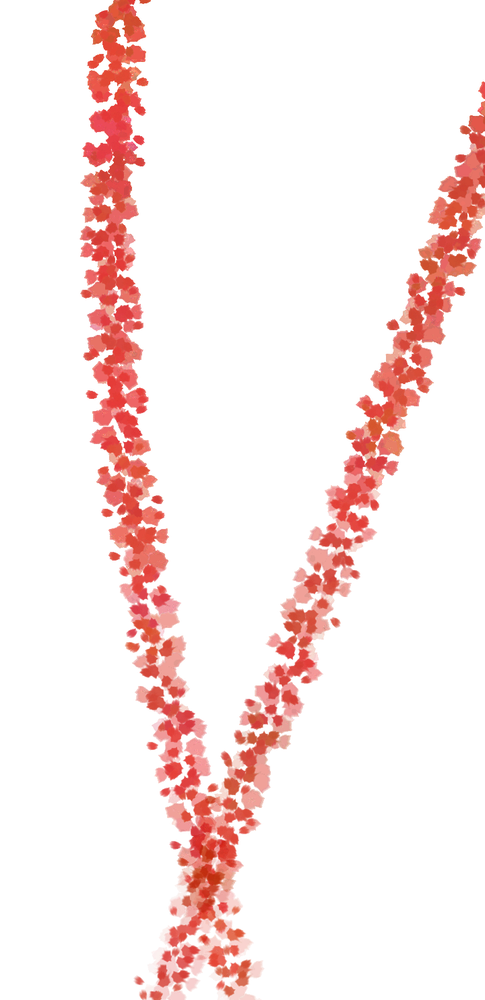
#> input picture AnimatePlease2/imgs/Layer 1.png, 485 x 1000 px, shrunk from 720 x 1484 before the run; its folder holds 4 pictures in this run
$ python geminigifscript.py
#> lines starting #> are read from the running program, lines starting #| are printed output that depends on the picture
import os
import glob
from PIL import Image

def create_gif_from_directory(folder_path, output_gif_path, duration_ms=100):
    """
    Creates an animated GIF from all images in a specified folder.

    :param folder_path: Path to the directory containing the images.
    :param output_gif_path: Filename for the output GIF (e.g., 'output.gif').
    :param duration_ms: Duration each frame is displayed, in milliseconds (default is 100ms).
    """
#> called with folder_path = 'imgs', output_gif_path = 'my_animation.gif', duration_ms = 42
    # 1. Get a list of all image file paths
    # glob.glob finds all files matching a pattern. Sorting ensures correct order.
    # Adjust the pattern (e.g., '*.png') to match your image file types.
    image_paths = sorted(glob.glob(os.path.join(folder_path, '*.png')))

    if not image_paths:
        print(f"No images found in {folder_path} matching '*.png'")
        return

    # 2. Load the images
    images = []
    for file_path in image_paths:
        try:
            img = Image.open(file_path).convert('RGB')
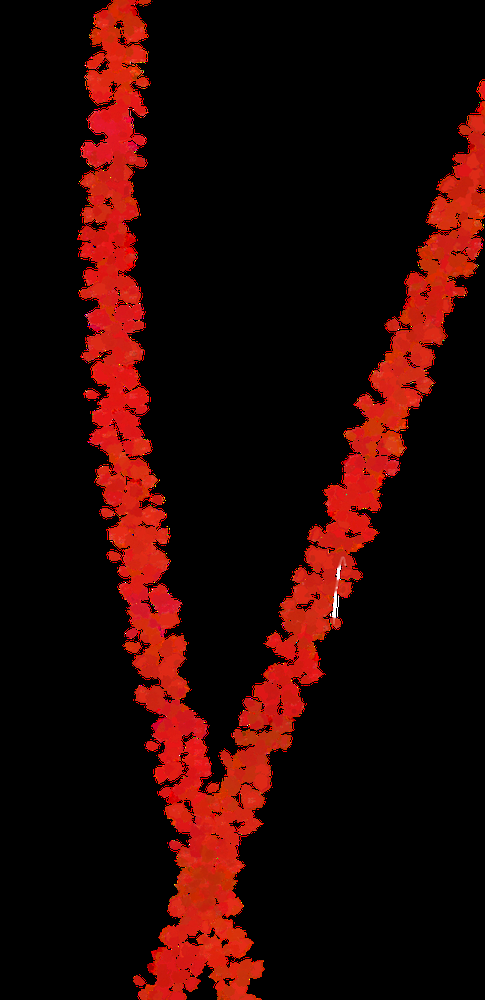
#> img: PIL image 485x1000 RGB; mean R, G, B 37.9, 6.1, 3.3
            images.append(img)
        except Exception as e:
            print(f"Error loading image {file_path}: {e}")
#> pass 2 of the loop in create_gif_from_directory, `for file_path in image_paths:`:
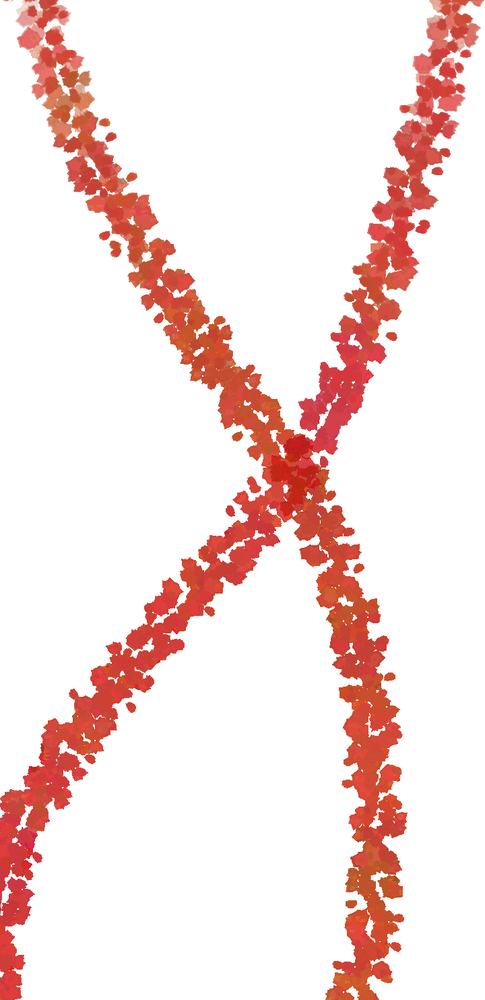
#> input picture AnimatePlease2/imgs/Layer 10.png, 485 x 1000 px, shrunk from 720 x 1484 before the run
#> in create_gif_from_directory, `img = Image.open(file_path).convert('RGB')`:
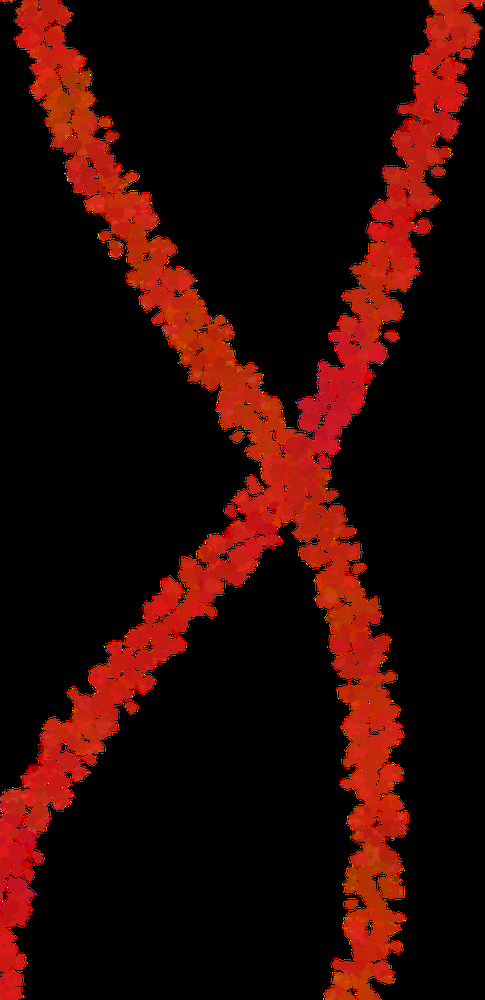
#> img: PIL image 485x1000 RGB; mean R, G, B 40.7, 7.3, 3.2
#> pass 3 of the loop in create_gif_from_directory, `for file_path in image_paths:`:
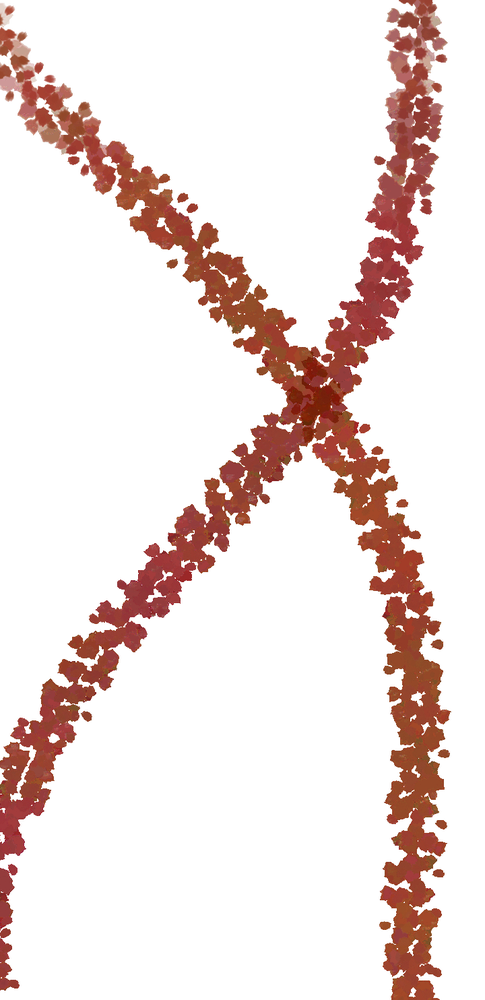
#> input picture AnimatePlease2/imgs/Layer 11.png, 485 x 1000 px, shrunk from 720 x 1484 before the run
#> in create_gif_from_directory, `img = Image.open(file_path).convert('RGB')`:
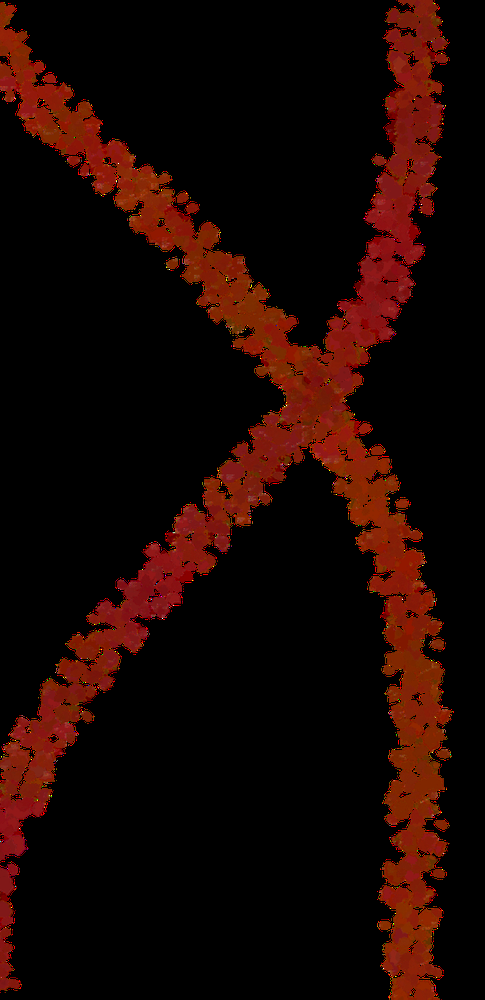
#> img: PIL image 485x1000 RGB; mean R, G, B 27.1, 6.1, 1.9
#> the loop made 4 passes; the first 3 are shown

    if not images:
        print("Could not load any images.")
        return

    # 3. Create and save the GIF
    # The first image is used as the base, and remaining frames are appended.
    first_frame = images[0]
    first_frame.save(
        output_gif_path,
        save_all=True,
        append_images=images[1:], # Append all frames except the first one
        duration=duration_ms,
        loop=0 # 0 means the GIF will loop infinitely
    )

    print(f"GIF successfully created and saved at: **{output_gif_path}**")

# --- Example Usage ---
# Make sure your directory and images exist!
image_directory = 'imgs' # <-- CHANGE THIS
output_filename = 'my_animation.gif'
frame_duration = 42 # 200 milliseconds (5 frames per second)

create_gif_from_directory(image_directory, output_filename, duration_ms=frame_duration)
